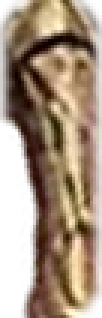
#> input picture art/femur.webp, 34 x 106 px, given in place of femur.png, which was not available (shown 3 times larger)
$ python finalize.py
#> lines starting #> are read from the running program, lines starting #| are printed output that depends on the picture; after the words box and inside, x2 and y2 are one past the last pixel; in counts of white or black regions, pixels touching at a corner belong together
from PIL import Image
import numpy as np, os
os.makedirs('site/art',exist_ok=True)
for n in ['femur','tibia','head','shell']:
    im=np.array(Image.open(f'parts/{n}.png').convert('RGBA')).astype(float)
    r,g,b,a=[im[...,i] for i in range(4)]
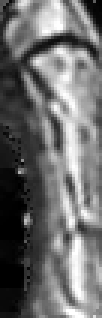
#> r: shape (106, 34) float64 (shown 3 times larger); min 0, max 255, mean 109.1
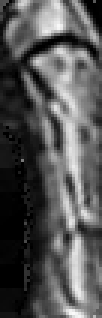
#> g: shape (106, 34) float64 (shown 3 times larger); min 0, max 250, mean 84.3
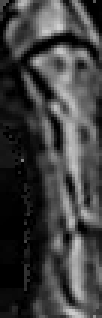
#> b: shape (106, 34) float64 (shown 3 times larger); min 0, max 207, mean 63.1
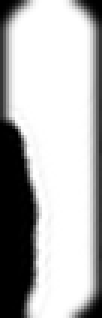
#> a: shape (106, 34) float64 (shown 3 times larger); min 0, max 255, mean 179.7
    mag=(r>g+25)&(b>g+5)
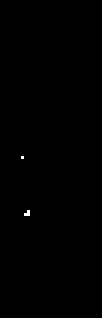
#> mag: shape (106, 34) bool (shown 3 times larger); 0.11% white in thin lines or dots, all inside (x1, y1, x2, y2) = (7, 52, 10, 72)
    # pull magenta fringe to dark bronze
    im[mag,0]=im[mag,0]*0.55+20; im[mag,1]=im[mag,1]*0.9+10; im[mag,2]=im[mag,2]*0.35
#> after `im[mag, 0] = im[mag, 0] * 0.55 + 20`: im: shape (106, 34, 4) float64; mean R, G, B, A 109.1, 84.3, 63.1, 179.7
#> after `im[mag, 1] = im[mag, 1] * 0.9 + 10`: im: shape (106, 34, 4) float64; mean R, G, B, A 109.1, 84.3, 63.1, 179.7
#> after `im[mag, 2] = im[mag, 2] * 0.35`: im: shape (106, 34, 4) float64; mean R, G, B, A 109.1, 84.3, 63.1, 179.7
    Image.fromarray(im.clip(0,255).astype('uint8')).save(f'site/art/{n}.webp',quality=92)
#> (the run stopped early here; a loop or call above may not have finished)
